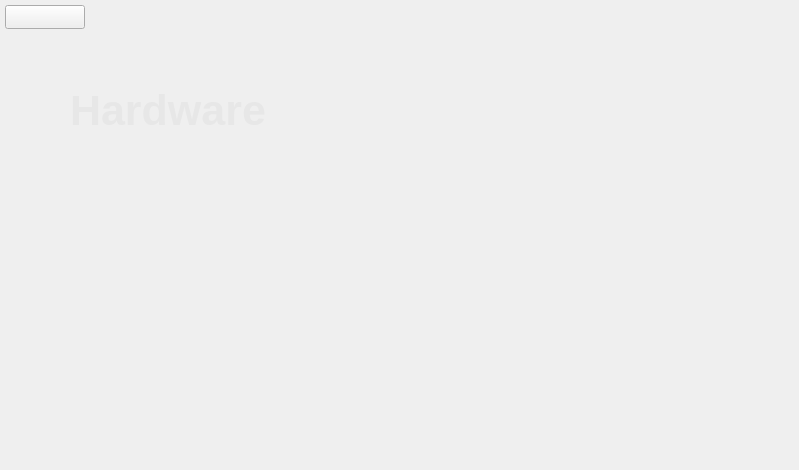
    <widget class="QWidget" name="Hardware">
     <widget class="QPushButton" name="Hardware_Home_Btn">
      <property name="geometry">
       <rect>
        <x>5</x>
        <y>5</y>
        <width>80</width>
        <height>24</height>
       </rect>
      </property>
      <property name="text">
       <string/>
      </property>
     </widget>
     <widget class="QLabel" name="Hardware_Lbl">
      <property name="geometry">
       <rect>
        <x>70</x>
        <y>80</y>
        <width>591</width>
        <height>61</height>
       </rect>
      </property>
      <property name="palette">
       <palette>
        <active>
         <colorrole role="WindowText">
          <brush brushstyle="SolidPattern">
           <color alpha="255">
            <red>255</red>
            <green>255</green>
            <blue>255</blue>
           </color>
          </brush>
         </colorrole>
         <colorrole role="Button">
          <brush brushstyle="SolidPattern">
           <color alpha="255">
            <red>255</red>
            <green>255</green>
            <blue>255</blue>
           </color>
          </brush>
         </colorrole>
         <colorrole role="Midlight">
          <brush brushstyle="SolidPattern">
           <color alpha="255">
            <red>255</red>
            <green>255</green>
            <blue>255</blue>
           </color>
          </brush>
         </colorrole>
         <colorrole role="Dark">
          <brush brushstyle="SolidPattern">
           <color alpha="255">
            <red>127</red>
            <green>127</green>
            <blue>127</blue>
           </color>
          </brush>
         </colorrole>
         <colorrole role="Mid">
          <brush brushstyle="SolidPattern">
           <color alpha="255">
            <red>170</red>
            <green>170</green>
            <blue>170</blue>
           </color>
          </brush>
         </colorrole>
         <colorrole role="Text">
          <brush brushstyle="SolidPattern">
           <color alpha="255">
            <red>0</red>
            <green>0</green>
            <blue>0</blue>
           </color>
          </brush>
         </colorrole>
         <colorrole role="BrightText">
          <brush brushstyle="SolidPattern">
           <color alpha="255">
            <red>255</red>
            <green>255</green>
            <blue>255</blue>
           </color>
          </brush>
         </colorrole>
         <colorrole role="ButtonText">
          <brush brushstyle="SolidPattern">
           <color alpha="255">
            <red>0</red>
            <green>0</green>
            <blue>0</blue>
           </color>
          </brush>
         </colorrole>
         <colorrole role="Base">
          <brush brushstyle="SolidPattern">
           <color alpha="255">
            <red>255</red>
            <green>255</green>
            <blue>255</blue>
           </color>
          </brush>
         </colorrole>
         <colorrole role="Window">
          <brush brushstyle="SolidPattern">
           <color alpha="255">
            <red>255</red>
            <green>255</green>
            <blue>255</blue>
           </color>
          </brush>
         </colorrole>
         <colorrole role="Shadow">
          <brush brushstyle="SolidPattern">
           <color alpha="255">
            <red>0</red>
            <green>0</green>
            <blue>0</blue>
           </color>
          </brush>
         </colorrole>
         <colorrole role="AlternateBase">
          <brush brushstyle="SolidPattern">
           <color alpha="255">
            <red>255</red>
            <green>255</green>
            <blue>255</blue>
           </color>
          </brush>
         </colorrole>
         <colorrole role="ToolTipBase">
          <brush brushstyle="SolidPattern">
           <color alpha="255">
            <red>255</red>
            <green>255</green>
            <blue>220</blue>
           </color>
          </brush>
         </colorrole>
         <colorrole role="ToolTipText">
          <brush brushstyle="SolidPattern">
           <color alpha="255">
            <red>0</red>
            <green>0</green>
            <blue>0</blue>
           </color>
          </brush>
         </colorrole>
         <colorrole role="PlaceholderText">
          <brush brushstyle="NoBrush">
           <color alpha="128">
            <red>0</red>
            <green>0</green>
            <blue>0</blue>
           </color>
          </brush>
         </colorrole>
        </active>
        <inactive>
         <colorrole role="WindowText">
          <brush brushstyle="SolidPattern">
           <color alpha="255">
            <red>231</red>
            <green>231</green>
            <blue>231</blue>
           </color>
          </brush>
         </colorrole>
         <colorrole role="Button">
          <brush brushstyle="SolidPattern">
           <color alpha="255">
            <red>35</red>
            <green>35</green>
            <blue>35</blue>
           </color>
          </brush>
         </colorrole>
         <colorrole role="Midlight">
          <brush brushstyle="SolidPattern">
           <color alpha="255">
            <red>227</red>
            <green>227</green>
            <blue>227</blue>
           </color>
          </brush>
         </colorrole>
         <colorrole role="Dark">
          <brush brushstyle="SolidPattern">
           <color alpha="255">
            <red>35</red>
            <green>35</green>
            <blue>35</blue>
           </color>
          </brush>
         </colorrole>
         <colorrole role="Mid">
          <brush brushstyle="SolidPattern">
           <color alpha="255">
            <red>160</red>
            <green>160</green>
            <blue>160</blue>
           </color>
          </brush>
         </colorrole>
         <colorrole role="Text">
          <brush brushstyle="SolidPattern">
           <color alpha="255">
            <red>231</red>
            <green>231</green>
            <blue>231</blue>
           </color>
          </brush>
         </colorrole>
         <colorrole role="BrightText">
          <brush brushstyle="SolidPattern">
           <color alpha="255">
            <red>255</red>
            <green>0</green>
            <blue>0</blue>
           </color>
          </brush>
         </colorrole>
         <colorrole role="ButtonText">
          <brush brushstyle="SolidPattern">
           <color alpha="255">
            <red>231</red>
            <green>231</green>
            <blue>231</blue>
           </color>
          </brush>
         </colorrole>
         <colorrole role="Base">
          <brush brushstyle="SolidPattern">
           <color alpha="255">
            <red>51</red>
            <green>51</green>
            <blue>51</blue>
           </color>
          </brush>
         </colorrole>
         <colorrole role="Window">
          <brush brushstyle="SolidPattern">
           <color alpha="255">
            <red>51</red>
            <green>51</green>
            <blue>51</blue>
           </color>
          </brush>
         </colorrole>
         <colorrole role="Shadow">
          <brush brushstyle="SolidPattern">
           <color alpha="255">
            <red>105</red>
            <green>105</green>
            <blue>105</blue>
           </color>
          </brush>
         </colorrole>
         <colorrole role="AlternateBase">
          <brush brushstyle="SolidPattern">
           <color alpha="255">
            <red>81</red>
            <green>81</green>
            <blue>81</blue>
           </color>
          </brush>
         </colorrole>
         <colorrole role="ToolTipBase">
          <brush brushstyle="SolidPattern">
           <color alpha="102">
            <red>0</red>
            <green>0</green>
            <blue>0</blue>
           </color>
          </brush>
         </colorrole>
         <colorrole role="ToolTipText">
          <brush brushstyle="SolidPattern">
           <color alpha="255">
            <red>231</red>
            <green>231</green>
            <blue>231</blue>
           </color>
          </brush>
         </colorrole>
         <colorrole role="PlaceholderText">
          <brush brushstyle="NoBrush">
           <color alpha="128">
            <red>0</red>
            <green>0</green>
            <blue>0</blue>
           </color>
          </brush>
         </colorrole>
        </inactive>
        <disabled>
         <colorrole role="WindowText">
          <brush brushstyle="SolidPattern">
           <color alpha="255">
            <red>127</red>
            <green>127</green>
            <blue>127</blue>
           </color>
          </brush>
         </colorrole>
         <colorrole role="Button">
          <brush brushstyle="SolidPattern">
           <color alpha="255">
            <red>255</red>
            <green>255</green>
            <blue>255</blue>
           </color>
          </brush>
         </colorrole>
         <colorrole role="Midlight">
          <brush brushstyle="SolidPattern">
           <color alpha="255">
            <red>255</red>
            <green>255</green>
            <blue>255</blue>
           </color>
          </brush>
         </colorrole>
         <colorrole role="Dark">
          <brush brushstyle="SolidPattern">
           <color alpha="255">
            <red>127</red>
            <green>127</green>
            <blue>127</blue>
           </color>
          </brush>
         </colorrole>
         <colorrole role="Mid">
          <brush brushstyle="SolidPattern">
           <color alpha="255">
            <red>170</red>
            <green>170</green>
            <blue>170</blue>
           </color>
          </brush>
         </colorrole>
         <colorrole role="Text">
          <brush brushstyle="SolidPattern">
           <color alpha="255">
            <red>127</red>
            <green>127</green>
            <blue>127</blue>
           </color>
          </brush>
         </colorrole>
         <colorrole role="BrightText">
          <brush brushstyle="SolidPattern">
           <color alpha="255">
            <red>255</red>
            <green>255</green>
            <blue>255</blue>
           </color>
          </brush>
         </colorrole>
         <colorrole role="ButtonText">
          <brush brushstyle="SolidPattern">
           <color alpha="255">
            <red>127</red>
            <green>127</green>
            <blue>127</blue>
           </color>
          </brush>
         </colorrole>
         <colorrole role="Base">
          <brush brushstyle="SolidPattern">
           <color alpha="255">
            <red>255</red>
            <green>255</green>
            <blue>255</blue>
           </color>
          </brush>
         </colorrole>
         <colorrole role="Window">
          <brush brushstyle="SolidPattern">
           <color alpha="255">
            <red>255</red>
            <green>255</green>
            <blue>255</blue>
           </color>
          </brush>
         </colorrole>
         <colorrole role="Shadow">
          <brush brushstyle="SolidPattern">
           <color alpha="255">
            <red>0</red>
            <green>0</green>
            <blue>0</blue>
           </color>
          </brush>
         </colorrole>
         <colorrole role="AlternateBase">
          <brush brushstyle="SolidPattern">
           <color alpha="255">
            <red>81</red>
            <green>81</green>
            <blue>81</blue>
           </color>
          </brush>
         </colorrole>
         <colorrole role="ToolTipBase">
          <brush brushstyle="SolidPattern">
           <color alpha="102">
            <red>0</red>
            <green>0</green>
            <blue>0</blue>
           </color>
          </brush>
         </colorrole>
         <colorrole role="ToolTipText">
          <brush brushstyle="SolidPattern">
           <color alpha="255">
            <red>231</red>
            <green>231</green>
            <blue>231</blue>
           </color>
          </brush>
         </colorrole>
         <colorrole role="PlaceholderText">
          <brush brushstyle="NoBrush">
           <color alpha="128">
            <red>0</red>
            <green>0</green>
            <blue>0</blue>
           </color>
          </brush>
         </colorrole>
        </disabled>
       </palette>
      </property>
      <property name="font">
       <font>
        <pointsize>32</pointsize>
        <weight>75</weight>
        <bold>true</bold>
       </font>
      </property>
      <property name="text">
       <string>Hardware</string>
      </property>
     </widget>
     <widget class="QLabel" name="Hardware_EC_Logo">
      <property name="geometry">
       <rect>
        <x>550</x>
        <y>10</y>
        <width>240</width>
        <height>66</height>
       </rect>
      </property>
      <property name="text">
       <string/>
      </property>
      <property name="pixmap">
       <pixmap resource="Resources.qrc">:/Resources/EnovationLogo.png</pixmap>
      </property>
      <property name="scaledContents">
       <bool>true</bool>
      </property>
     </widget>
     <widget class="QLabel" name="Hardware_Tables">
      <property name="geometry">
       <rect>
        <x>130</x>
        <y>140</y>
        <width>541</width>
        <height>321</height>
       </rect>
      </property>
      <property name="palette">
       <palette>
        <active>
         <colorrole role="WindowText">
          <brush brushstyle="SolidPattern">
           <color alpha="255">
            <red>255</red>
            <green>255</green>
            <blue>255</blue>
           </color>
          </brush>
         </colorrole>
         <colorrole role="Button">
          <brush brushstyle="SolidPattern">
           <color alpha="255">
            <red>255</red>
            <green>255</green>
            <blue>255</blue>
           </color>
          </brush>
         </colorrole>
         <colorrole role="Midlight">
          <brush brushstyle="SolidPattern">
           <color alpha="255">
            <red>255</red>
            <green>255</green>
            <blue>255</blue>
           </color>
          </brush>
         </colorrole>
         <colorrole role="Dark">
          <brush brushstyle="SolidPattern">
           <color alpha="255">
            <red>127</red>
            <green>127</green>
            <blue>127</blue>
           </color>
          </brush>
         </colorrole>
         <colorrole role="Mid">
          <brush brushstyle="SolidPattern">
           <color alpha="255">
            <red>170</red>
            <green>170</green>
            <blue>170</blue>
           </color>
          </brush>
         </colorrole>
         <colorrole role="Text">
          <brush brushstyle="SolidPattern">
           <color alpha="255">
            <red>0</red>
            <green>0</green>
            <blue>0</blue>
           </color>
          </brush>
         </colorrole>
         <colorrole role="BrightText">
          <brush brushstyle="SolidPattern">
           <color alpha="255">
            <red>255</red>
            <green>255</green>
            <blue>255</blue>
           </color>
          </brush>
         </colorrole>
         <colorrole role="ButtonText">
          <brush brushstyle="SolidPattern">
           <color alpha="255">
            <red>0</red>
            <green>0</green>
            <blue>0</blue>
           </color>
          </brush>
         </colorrole>
         <colorrole role="Base">
          <brush brushstyle="SolidPattern">
           <color alpha="255">
            <red>255</red>
            <green>255</green>
            <blue>255</blue>
           </color>
          </brush>
         </colorrole>
         <colorrole role="Window">
          <brush brushstyle="SolidPattern">
           <color alpha="255">
            <red>255</red>
            <green>255</green>
            <blue>255</blue>
           </color>
          </brush>
         </colorrole>
         <colorrole role="Shadow">
          <brush brushstyle="SolidPattern">
           <color alpha="255">
            <red>0</red>
            <green>0</green>
            <blue>0</blue>
           </color>
          </brush>
         </colorrole>
         <colorrole role="AlternateBase">
          <brush brushstyle="SolidPattern">
           <color alpha="255">
            <red>255</red>
            <green>255</green>
            <blue>255</blue>
           </color>
          </brush>
         </colorrole>
         <colorrole role="ToolTipBase">
          <brush brushstyle="SolidPattern">
           <color alpha="255">
            <red>255</red>
            <green>255</green>
            <blue>220</blue>
           </color>
          </brush>
         </colorrole>
         <colorrole role="ToolTipText">
          <brush brushstyle="SolidPattern">
           <color alpha="255">
            <red>0</red>
            <green>0</green>
            <blue>0</blue>
           </color>
          </brush>
         </colorrole>
         <colorrole role="PlaceholderText">
          <brush brushstyle="NoBrush">
           <color alpha="128">
            <red>0</red>
            <green>0</green>
            <blue>0</blue>
           </color>
          </brush>
         </colorrole>
        </active>
        <inactive>
         <colorrole role="WindowText">
          <brush brushstyle="SolidPattern">
           <color alpha="255">
            <red>231</red>
            <green>231</green>
            <blue>231</blue>
           </color>
          </brush>
         </colorrole>
         <colorrole role="Button">
          <brush brushstyle="SolidPattern">
           <color alpha="255">
            <red>35</red>
            <green>35</green>
            <blue>35</blue>
           </color>
          </brush>
         </colorrole>
         <colorrole role="Midlight">
          <brush brushstyle="SolidPattern">
           <color alpha="255">
            <red>227</red>
            <green>227</green>
            <blue>227</blue>
           </color>
          </brush>
         </colorrole>
         <colorrole role="Dark">
          <brush brushstyle="SolidPattern">
           <color alpha="255">
            <red>35</red>
            <green>35</green>
            <blue>35</blue>
           </color>
          </brush>
         </colorrole>
         <colorrole role="Mid">
          <brush brushstyle="SolidPattern">
           <color alpha="255">
            <red>160</red>
            <green>160</green>
            <blue>160</blue>
           </color>
          </brush>
         </colorrole>
         <colorrole role="Text">
          <brush brushstyle="SolidPattern">
           <color alpha="255">
            <red>231</red>
            <green>231</green>
            <blue>231</blue>
           </color>
          </brush>
         </colorrole>
         <colorrole role="BrightText">
          <brush brushstyle="SolidPattern">
           <color alpha="255">
            <red>255</red>
            <green>0</green>
            <blue>0</blue>
           </color>
          </brush>
         </colorrole>
         <colorrole role="ButtonText">
          <brush brushstyle="SolidPattern">
           <color alpha="255">
            <red>231</red>
            <green>231</green>
            <blue>231</blue>
           </color>
          </brush>
         </colorrole>
         <colorrole role="Base">
          <brush brushstyle="SolidPattern">
           <color alpha="255">
            <red>51</red>
            <green>51</green>
            <blue>51</blue>
           </color>
          </brush>
         </colorrole>
         <colorrole role="Window">
          <brush brushstyle="SolidPattern">
           <color alpha="255">
            <red>51</red>
            <green>51</green>
            <blue>51</blue>
           </color>
          </brush>
         </colorrole>
         <colorrole role="Shadow">
          <brush brushstyle="SolidPattern">
           <color alpha="255">
            <red>105</red>
            <green>105</green>
            <blue>105</blue>
           </color>
          </brush>
         </colorrole>
         <colorrole role="AlternateBase">
          <brush brushstyle="SolidPattern">
           <color alpha="255">
            <red>81</red>
            <green>81</green>
            <blue>81</blue>
           </color>
          </brush>
         </colorrole>
         <colorrole role="ToolTipBase">
          <brush brushstyle="SolidPattern">
           <color alpha="102">
            <red>0</red>
            <green>0</green>
            <blue>0</blue>
           </color>
          </brush>
         </colorrole>
         <colorrole role="ToolTipText">
          <brush brushstyle="SolidPattern">
           <color alpha="255">
            <red>231</red>
            <green>231</green>
            <blue>231</blue>
           </color>
          </brush>
         </colorrole>
         <colorrole role="PlaceholderText">
          <brush brushstyle="NoBrush">
           <color alpha="128">
            <red>0</red>
            <green>0</green>
            <blue>0</blue>
           </color>
          </brush>
         </colorrole>
        </inactive>
        <disabled>
         <colorrole role="WindowText">
          <brush brushstyle="SolidPattern">
           <color alpha="255">
            <red>127</red>
            <green>127</green>
            <blue>127</blue>
           </color>
          </brush>
         </colorrole>
         <colorrole role="Button">
          <brush brushstyle="SolidPattern">
           <color alpha="255">
            <red>255</red>
            <green>255</green>
            <blue>255</blue>
           </color>
          </brush>
         </colorrole>
         <colorrole role="Midlight">
          <brush brushstyle="SolidPattern">
           <color alpha="255">
            <red>255</red>
            <green>255</green>
            <blue>255</blue>
           </color>
          </brush>
         </colorrole>
         <colorrole role="Dark">
          <brush brushstyle="SolidPattern">
           <color alpha="255">
            <red>127</red>
            <green>127</green>
            <blue>127</blue>
           </color>
          </brush>
         </colorrole>
         <colorrole role="Mid">
          <brush brushstyle="SolidPattern">
           <color alpha="255">
            <red>170</red>
            <green>170</green>
            <blue>170</blue>
           </color>
          </brush>
         </colorrole>
         <colorrole role="Text">
          <brush brushstyle="SolidPattern">
           <color alpha="255">
            <red>127</red>
            <green>127</green>
            <blue>127</blue>
           </color>
          </brush>
         </colorrole>
         <colorrole role="BrightText">
          <brush brushstyle="SolidPattern">
           <color alpha="255">
            <red>255</red>
            <green>255</green>
            <blue>255</blue>
           </color>
          </brush>
         </colorrole>
         <colorrole role="ButtonText">
          <brush brushstyle="SolidPattern">
           <color alpha="255">
            <red>127</red>
            <green>127</green>
            <blue>127</blue>
           </color>
          </brush>
         </colorrole>
         <colorrole role="Base">
          <brush brushstyle="SolidPattern">
           <color alpha="255">
            <red>255</red>
            <green>255</green>
            <blue>255</blue>
           </color>
          </brush>
         </colorrole>
         <colorrole role="Window">
          <brush brushstyle="SolidPattern">
           <color alpha="255">
            <red>255</red>
            <green>255</green>
            <blue>255</blue>
           </color>
          </brush>
         </colorrole>
         <colorrole role="Shadow">
          <brush brushstyle="SolidPattern">
           <color alpha="255">
            <red>0</red>
            <green>0</green>
            <blue>0</blue>
           </color>
          </brush>
         </colorrole>
         <colorrole role="AlternateBase">
          <brush brushstyle="SolidPattern">
           <color alpha="255">
            <red>81</red>
            <green>81</green>
            <blue>81</blue>
           </color>
          </brush>
         </colorrole>
         <colorrole role="ToolTipBase">
          <brush brushstyle="SolidPattern">
           <color alpha="102">
            <red>0</red>
            <green>0</green>
            <blue>0</blue>
           </color>
          </brush>
         </colorrole>
         <colorrole role="ToolTipText">
          <brush brushstyle="SolidPattern">
           <color alpha="255">
            <red>231</red>
            <green>231</green>
            <blue>231</blue>
           </color>
          </brush>
         </colorrole>
         <colorrole role="PlaceholderText">
          <brush brushstyle="NoBrush">
           <color alpha="128">
            <red>0</red>
            <green>0</green>
            <blue>0</blue>
           </color>
          </brush>
         </colorrole>
        </disabled>
       </palette>
      </property>
      <property name="font">
       <font>
        <pointsize>14</pointsize>
        <weight>50</weight>
        <bold>false</bold>
       </font>
      </property>
      <property name="text">
       <string/>
      </property>
      <property name="pixmap">
       <pixmap resource="Resources.qrc">:/Resources/Hardware.png</pixmap>
      </property>
      <property name="scaledContents">
       <bool>true</bool>
      </property>
     </widget>
    </widget>
